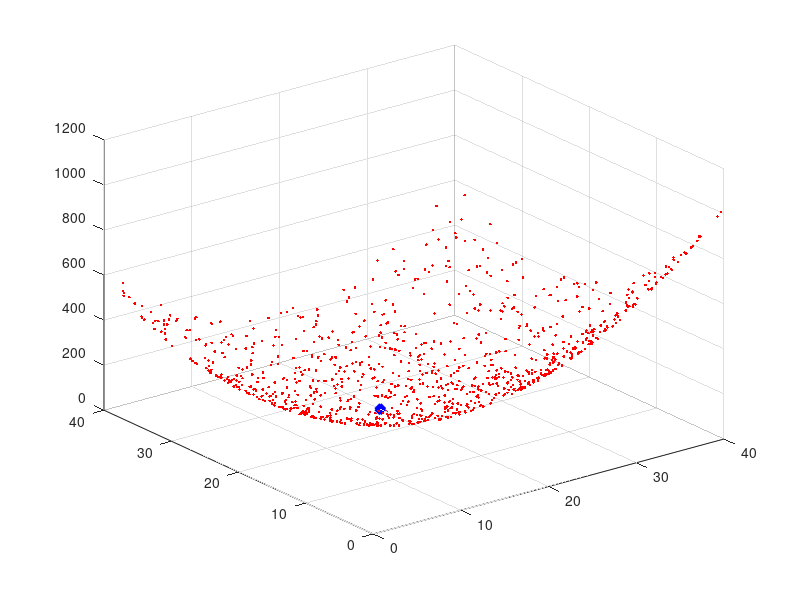

Write MATLAB code to recreate this figure.
% PSO : Particle Swarm Optimization (VECTORIZED)
% particle swarm optimization (PSO) is a computational method that 
% optimizes a problem by iteratively trying to improve a candidate 
% solution with regard to a given measure of quality. PSO optimizes 
% a problem by having a population of candidate solutions, here dubbed 
% particles, and moving these particles around in the search-space 
% according to simple mathematical formulae over the particle's position 
% and velocity. Each particle's movement is influenced by its local best 
% known position but, is also guided toward the best known positions 
% in the search-space, which are updated as better positions are found 
% by other particles. This is expected to move the swarm toward the best solutions.
%
% this function is written as a simple example of PSO
% in order to optimiza other functions you have to change the objective
% function.
%
% to increase the efficieny of the PSO this version is a vectorized version
% for MATLAB.

clc;clear all;close all;
%% initialization
%
swarm_size = 64;                       % number of the swarm particles
maxIter = 50;                          % maximum number of iterations
inertia = 1.0;
correction_factor = 2.0;
% set the position of the initial swarm
a = 1:8;
[X,Y] = meshgrid(a,a);
C = cat(2,X',Y');
D = reshape(C,[],2);
swarm(1:swarm_size,1,1:2) = D;          % set the position of the particles in 2D
swarm(:,2,:) = 0;                       % set initial velocity for particles
swarm(:,4,1) = 1000;                    % set the best value so far

plotObjFcn = 1;                         % set to zero if you do not need a final plot

%% define the objective funcion here (vectorized form)
objfcn =  @(x)(x(:,1) - 20).^2 + (x(:,2) - 25).^2;

tic;
%% The main loop of PSO
for iter = 1:maxIter
    swarm(:, 1, 1) = swarm(:, 1, 1) + swarm(:, 2, 1)/1.3;       %update x position with the velocity
    swarm(:, 1, 2) = swarm(:, 1, 2) + swarm(:, 2, 2)/1.3;       %update y position with the velocity
    x = swarm(:, 1, 1);                                         % get the updated position
    y = swarm(:, 1, 2);                                         % updated position
    fval = objfcn([x y]);                                       % evaluate the function using the position of the particle
    
    % compare the function values to find the best ones
    for ii = 1:swarm_size
        if fval(ii,1) < swarm(ii,4,1)
            swarm(ii, 3, 1) = swarm(ii, 1, 1);                  % update best x position,
            swarm(ii, 3, 2) = swarm(ii, 1, 2);                  % update best y postions
            swarm(ii, 4, 1) = fval(ii,1);                       % update the best value so far
        end
    end
    
    [~, gbest] = min(swarm(:, 4, 1));                           % find the best function value in total
    
    % update the velocity of the particles
    swarm(:, 2, 1) = inertia*(rand(swarm_size,1).*swarm(:, 2, 1)) + correction_factor*(rand(swarm_size,1).*(swarm(:, 3, 1) ...
        - swarm(:, 1, 1))) + correction_factor*(rand(swarm_size,1).*(swarm(gbest, 3, 1) - swarm(:, 1, 1)));   %x velocity component
    swarm(:, 2, 2) = inertia*(rand(swarm_size,1).*swarm(:, 2, 2)) + correction_factor*(rand(swarm_size,1).*(swarm(:, 3, 2) ...
        - swarm(:, 1, 2))) + correction_factor*(rand(swarm_size,1).*(swarm(gbest, 3, 2) - swarm(:, 1, 2)));   %y velocity component
    
    % plot the particles
    clf;plot(swarm(:, 1, 1), swarm(:, 1, 2), 'bx');             % drawing swarm movements
    axis([-2 40 -2 40]);
    pause(.1);                                                 % un-comment this line to decrease the animation speed
    disp(['iteration: ' num2str(iter)]);
end
toc
%% plot the function
if plotObjFcn
    ub = 40;
    lb = 0;
    npoints = 1000;
    x = (ub-lb) .* rand(npoints,2) + lb;
    for ii = 1:npoints
        f = objfcn([x(ii,1) x(ii,2)]);
        plot3(x(ii,1),x(ii,2),f,'.r');hold on
    end
    plot3(swarm(1,3,1),swarm(1,3,2),swarm(1,4,1),'xb','linewidth',5,'Markersize',5);grid
end
